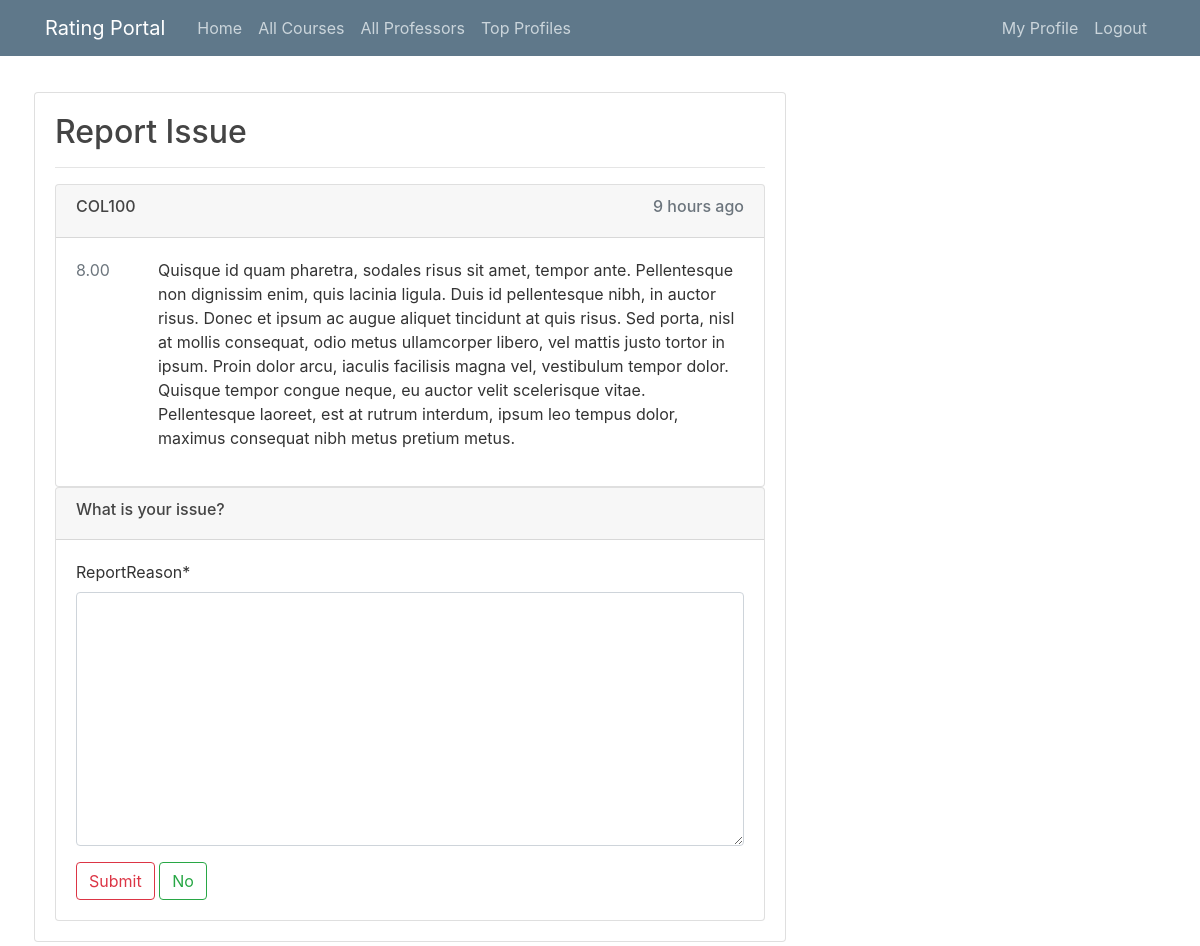
Screenshot of /report/12/?next=/course/1/ (signed in) with the database file from the repository.
### review/models.py (models this page shows, shortened)
class Review(models.Model):
    score = models.DecimalField(decimal_places=2,max_digits=4)
    reviewContent = models.TextField()
    courseName = models.CharField(max_length=120)
    courseID = models.IntegerField()
    dateAdded = models.DateTimeField(auto_now=False, auto_now_add=True)
    author = models.ForeignKey(User, on_delete= models.CASCADE,related_name='reviews_written')
    isAnonymous = models.BooleanField(default=False)
    class Meta:
        ordering =['-dateAdded']
    def flaggers(self):
        return [u.reporter for u in self.flags.all()]
    def getPageType(self):
        pageType = Course.objects.get(id=self.courseID).pageType
        if pageType=='p':
            return 'professor'
        elif pageType=='c':
            return 'course'

### review/views.py (the view)
# urls.py: path("report/<int:reviewID>/", reviewViews.reportFormView, name="report"),
@login_required
def reportFormView(request, reviewID):
    review = Review.objects.get(id=reviewID)
    if request.user.username in review.flaggers():
        return Http404
    next = request.build_absolute_uri(request.GET["next"])
    if request.method == "POST":
        form = ReportForm(request.POST)
        if form.is_valid():
            report = form.save(commit=True)
            report.reviewReported = review
            report.reporter = request.user.username
            report.save()
            actionDetail=f'You made a report against {review.author.username}\'s review'
            actionLink = request.build_absolute_uri(f'/profile/{review.author.username}')
            if review.isAnonymous and not request.user.is_superuser:
                actionDetail=f'You made a report against an Anonymous user\'s review'
                actionLink=None
            actionType='i'
            rc= RecentAction.create(request.user,actionDetail,actionType, actionLink)
            rc.save()
            messages.success(request, "Review Reported")
            return redirect(next)
        else:
            messages.error(request, "An error occurred.")
    else:
        form = ReportForm()
    return render(
        request, "review/report.html", {"form": form, "review": review, "next": next}
    )

### review/forms.py
class ReportForm(forms.ModelForm):
    class Meta:
        model = Report
        fields = ("reportReason",)

### review/templates/review/report.html (shortened to what this page needs)
{% extends "users/base.html" %}
{% load crispy_forms_tags %}
{% load humanize %}
{% block content %}
<div class="card-body">
    <h2>Report Issue</h2>
    <hr>
    <div class="card">
        <div class="card-header">
            <div class="d-flex justify-content-between">
                <a class="card-link text-dark" href="{%url review.getPageType review.courseID%}">
                    <h6>{{review.courseName}}</h6>
                </a>
                <h6 class="text-muted">{{review.dateAdded|naturaltime}}</h6>
            </div>
        </div>
        <div class="card-body">
            <div class="d-flex justify-content-between">
                <span class="text-secondary">
                    {{review.score}}
                </span>
                <p class="ml-5">
                    {{review.reviewContent}}
                </p>
            </div>
        </div>
    </div>
    <div class="card">
        <div class="card-header">
            <h6>What is your issue?</h6>
        </div>
        <div class="card-body">
            <form action="" method="post">
                {{form|crispy}}
                <button type="submit" class="btn btn-outline-danger">Submit</button>
                <a href="{{next}}" class="btn btn-outline-success">No</a></div>
        </div>
    </div>
</div>
{% endblock content %}

### users/static/main.css (style rules this page uses)
body { background: white; color: #333333; margin-top: 5rem; }
h1, h2, h3, h4, h5, h6 { color: #444444; }

### rows the page displays
Review: courseName "COL100", dateAdded "9 hours ago", score "8.00", reviewContent "Quisque id quam pharetra, sodales risus sit amet, tempor ante. Pellentesque non dignissim enim, quis lacinia ligula. Duis id pellentesque nibh, in auctor risus. Donec et ipsum ac augue aliquet tincidunt at quis risus. Sed porta, nisl at mollis consequat, odio metus ullamcorper libero, vel mattis justo tortor in ipsum. Proin dolor arcu, iaculis facilisis magna vel, vestibulum tempor dolor. Quisque tempor congue neque, eu auctor velit scelerisque vitae. Pellentesque laoreet, est at rutrum interdum, ipsum leo tempus dolor, maximus consequat nibh metus pretium metus."
